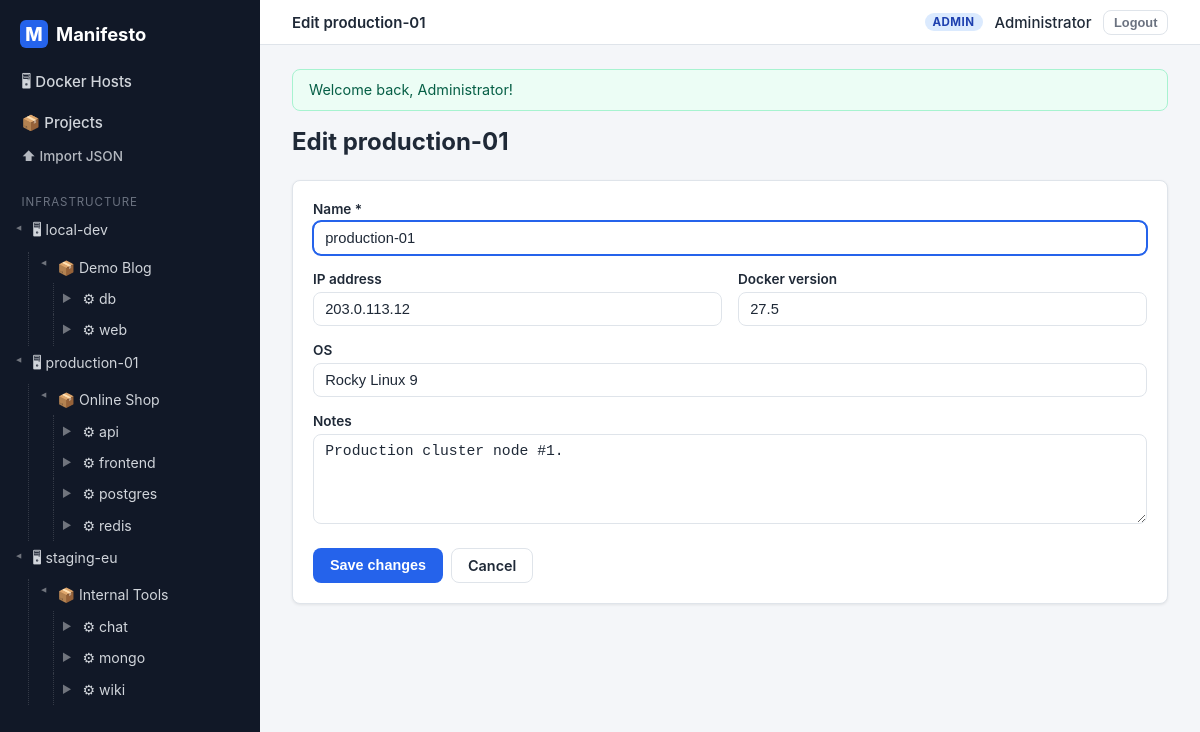
Screenshot of /docker-hosts/3/edit (signed in) with the database file from the repository.
### tables this page shows
CREATE TABLE docker_host (
    id             INT UNSIGNED AUTO_INCREMENT PRIMARY KEY,
    name           VARCHAR(128) NOT NULL,
    ip_address     VARCHAR(45)  NULL,
    os             VARCHAR(128) NULL,
    docker_version VARCHAR(32)  NULL,
    notes          TEXT         NULL,
    created_at     TIMESTAMP NOT NULL DEFAULT CURRENT_TIMESTAMP,
    updated_at     TIMESTAMP NOT NULL DEFAULT CURRENT_TIMESTAMP ON UPDATE CURRENT_TIMESTAMP
);

CREATE TABLE project (
    id             INT UNSIGNED AUTO_INCREMENT PRIMARY KEY,
    docker_host_id INT UNSIGNED NOT NULL,
    name           VARCHAR(128) NOT NULL,
    slug           VARCHAR(128) NOT NULL,
    description    TEXT NULL,
    created_at     TIMESTAMP NOT NULL DEFAULT CURRENT_TIMESTAMP,
    updated_at     TIMESTAMP NOT NULL DEFAULT CURRENT_TIMESTAMP ON UPDATE CURRENT_TIMESTAMP,
    UNIQUE KEY uq_project_slug (slug),
    KEY idx_project_host (docker_host_id),
    CONSTRAINT fk_project_host FOREIGN KEY (docker_host_id)
        REFERENCES docker_host (id) ON DELETE RESTRICT
);

CREATE TABLE service (
    id                   INT UNSIGNED AUTO_INCREMENT PRIMARY KEY,
    project_id           INT UNSIGNED NOT NULL,
    name                 VARCHAR(128) NOT NULL,
    image                VARCHAR(255) NOT NULL,
    restart_policy       ENUM('no','always','on-failure','unless-stopped') NOT NULL DEFAULT 'unless-stopped',
    notes                TEXT NULL,
    command              VARCHAR(512) NULL,
    working_dir          VARCHAR(255) NULL,
    depends_on           VARCHAR(512) NULL COMMENT 'Comma-separated service names',
    build_context        VARCHAR(255) NULL COMMENT 'Path to Dockerfile context, e.g. ./api',
    dockerfile_content   LONGTEXT NULL COMMENT 'Inline Dockerfile content',
    healthcheck_cmd      VARCHAR(512) NULL,
    healthcheck_interval VARCHAR(32) NULL DEFAULT '30s',
    network_mode         VARCHAR(64) NULL,
    created_at           TIMESTAMP NOT NULL DEFAULT CURRENT_TIMESTAMP,
    updated_at           TIMESTAMP NOT NULL DEFAULT CURRENT_TIMESTAMP ON UPDATE CURRENT_TIMESTAMP,
    UNIQUE KEY uq_service_name_per_project (project_id, name),
    CONSTRAINT fk_service_project FOREIGN KEY (project_id)
        REFERENCES project (id) ON DELETE CASCADE
);

### src/Core/ViewRenderer.php (called while the page is built, shortened)
<?php
final class ViewRenderer
{
    private static string $viewsPath = __DIR__ . '/../Views';
    public static function render(string $template, array $data = [], string $layout = 'app'): string
    {
        $data['currentUser'] = Auth::user();
        $data['flashes']     = Session::pullFlashes();
        if ($layout === 'app') {
            $data['sidebarTree'] = (new TreeRepository())->fullTree();
        }
        $content = self::renderFile(self::file($template), $data);
        $data['content'] = $content;
        return self::renderFile(self::file('layouts/' . $layout), $data);
    }
    private static function file(string $template): string
    {
        return self::$viewsPath . '/' . $template . '.php';
    }
    private static function renderFile(string $file, array $data): string
    {
        extract($data, EXTR_SKIP);
        require $file;
        return (string) ob_get_clean();
    }
}

### src/Controllers/DockerHostController.php (called while the page is built, shortened)
<?php
final class DockerHostController
{
    private DockerHostRepository $hosts;
    public function __construct()
    {
        $this->hosts = new DockerHostRepository();
    }
    public function edit(Request $request, string $id): void
    {
        $host = $this->findOrAbort((int) $id);
        Response::view('docker-hosts/edit', [
            'title' => 'Edit ' . $host->name,
            'host'  => $host,
        ]);
    }
    private function findOrAbort(int $id): DockerHost
    {
        $host = $this->hosts->find($id);
        return $host;
    }
}

### public/index.php (called while the page is built, shortened)
<?php
$request = Request::capture();
$router = new Router(require MANIFESTO_ROOT . '/config/routes.php');
$router->dispatch($request);

### src/Core/Database.php (called while the page is built, shortened)
<?php
final class Database
{
    private static ?PDO $pdo = null;
    private static array $config;
    public static function configure(array $config): void
    {
        self::$config = $config;
    }
    public static function pdo(): PDO
    {
        if (self::$pdo === null) {
            $c = self::$config;
            $dsn = sprintf(
                'mysql:host=%s;port=%s;dbname=%s;charset=utf8mb4',
                $c['host'],
                $c['port'],
                $c['name']
            );
            self::$pdo = new PDO($dsn, $c['user'], $c['pass'], [
                PDO::ATTR_ERRMODE            => PDO::ERRMODE_EXCEPTION,
                PDO::ATTR_DEFAULT_FETCH_MODE => PDO::FETCH_ASSOC,
                PDO::ATTR_EMULATE_PREPARES   => false,
            ]);
        }
        return self::$pdo;
    }
}

### src/Repositories/DockerHostRepository.php (called while the page is built, shortened)
<?php
final class DockerHostRepository
{
    public function find(int $id): ?DockerHost
    {
        $stmt = Database::pdo()->prepare(
            'SELECT id, name, ip_address, os, docker_version, notes, created_at, updated_at
             FROM docker_host WHERE id = :id LIMIT 1'
        );
        $stmt->execute(['id' => $id]);
        $row = $stmt->fetch();
        return $row === false ? null : DockerHost::fromRow($row);
    }
}

### src/Models/DockerHost.php (called while the page is built, shortened)
<?php
final class DockerHost
{
    public static function fromRow(array $row): self
    {
        return new self(
            (int) $row['id'],
            $row['name'],
            $row['ip_address'],
            $row['os'],
            $row['docker_version'],
            $row['notes'],
            $row['created_at'],
            $row['updated_at'],
        );
    }
}

### src/Core/helpers.php (called while the page is built, shortened)
<?php
function e(?string $value): string
{
    return htmlspecialchars($value ?? '', ENT_QUOTES, 'UTF-8');
}
function url(string $path = '/'): string
{
    $base = Request::basePath();
    return $base . '/' . ltrim($path, '/');
}
function old(string $key, ?string $default = null): string
{
    $old = Session::get('_old_input', []);
    return e($old[$key] ?? $default ?? '');
}

### src/Core/Request.php (called while the page is built, shortened)
<?php
final class Request
{
    private static ?string $basePath = null;
    public static function basePath(): string
    {
        if (self::$basePath === null) {
            $scriptDir = str_replace('\\', '/', dirname($_SERVER['SCRIPT_NAME'] ?? '/'));
            $scriptDir = rtrim($scriptDir, '/');
            self::$basePath = $scriptDir === '/' ? '' : $scriptDir;
        }
        return self::$basePath;
    }
}

### src/Core/Session.php (called while the page is built, shortened)
<?php
final class Session
{
    public static function get(string $key, mixed $default = null): mixed
    {
        return $_SESSION[$key] ?? $default;
    }
}

### src/Repositories/TreeRepository.php (called while the page is built, shortened)
<?php
final class TreeRepository
{
    public function fullTree(): array
    {
        $pdo = Database::pdo();
        $hosts = [];
        foreach ($pdo->query('SELECT id, name FROM docker_host ORDER BY name') as $row) {
            $row['projects'] = [];
            $hosts[(int) $row['id']] = $row;
        }
        $projects = [];
        foreach ($pdo->query('SELECT id, docker_host_id, name FROM project ORDER BY name') as $row) {
            $row['services'] = [];
            $projects[(int) $row['id']] = $row;
        }
        $services = [];
        foreach ($pdo->query('SELECT id, project_id, name FROM service ORDER BY name') as $row) {
            $row['webapps'] = [];
            $services[(int) $row['id']] = $row;
        }
        foreach ($pdo->query('SELECT id, service_id, name FROM web_app ORDER BY name') as $row) {
            $sid = (int) $row['service_id'];
            if (isset($services[$sid])) {
                $services[$sid]['webapps'][] = $row;
            }
        }
        foreach ($services as $service) {
            $pid = (int) $service['project_id'];
            if (isset($projects[$pid])) {
                $projects[$pid]['services'][] = $service;
            }
        }
        foreach ($projects as $project) {
            $hid = (int) $project['docker_host_id'];
            if (isset($hosts[$hid])) {
                $hosts[$hid]['projects'][] = $project;
            }
        }
        return array_values($hosts);
    }
}

### src/Views/docker-hosts/edit.php (the view, shortened to what this page needs)
<div class="page-head">
    <h1>Edit <?= e($host->name) ?></h1>
</div>
<div class="card">
    <form method="post" action="<?= url('/docker-hosts/' . $host->id) ?>">
        <div class="form-group">
            <label for="name">Name *</label>
            <input type="text" id="name" name="name" value="<?= old('name', $host->name) ?>" maxlength="128" required autofocus>
        </div>
        <div class="form-row">
            <div class="form-group">
                <label for="ip_address">IP address</label>
                <input type="text" id="ip_address" name="ip_address" value="<?= old('ip_address', $host->ipAddress) ?>" maxlength="45">
            </div>
            <div class="form-group">
                <label for="docker_version">Docker version</label>
                <input type="text" id="docker_version" name="docker_version" value="<?= old('docker_version', $host->dockerVersion) ?>" maxlength="32">
            </div>
        </div>
        <div class="form-group">
            <label for="os">OS</label>
            <input type="text" id="os" name="os" value="<?= old('os', $host->os) ?>" maxlength="128">
        </div>
        <div class="form-group">
            <label for="notes">Notes</label>
            <textarea id="notes" name="notes" rows="4"><?= old('notes', $host->notes) ?></textarea>
        </div>
        <div class="form-footer">
            <button type="submit" class="btn btn-primary">Save changes</button>
            <a class="btn btn-secondary" href="<?= url('/docker-hosts/' . $host->id) ?>">Cancel</a>
        </div>
    </form>
</div>

### src/Core/Router.php (shortened to what this page needs)
<?php
final class Router
{
    public function dispatch(Request $request): never
    {
        foreach ($this->routes as $route) {
            [$method, $pattern, $class, $action] = $route;
            if ($method !== $request->method) {
                continue;
            }
            $params = $this->match($pattern, $request->path);
            if ($params === null) {
                continue;
            }
            $request->setRouteParams($params);
            $controller = new $class();
            $controller->$action($request, ...array_values($params));
            exit;
        }
    }
    private function match(string $pattern, string $path): ?array
    {
        $regex = preg_replace('/\{(\w+)\}/', '(?P<$1>[^/]+)', $pattern);
        if (!preg_match('#^' . $regex . '$#', $path, $m)) {
            return null;
        }
        return array_filter($m, 'is_string', ARRAY_FILTER_USE_KEY);
    }
}

### src/Views/partials/sidebar.php (shortened to what this page needs)
<?php
$tree = $sidebarTree ?? [];
?>
<aside class="sidebar">
    <a class="sidebar-brand" href="<?= url('/') ?>">
        <span class="brand-mark">M</span> Manifesto
    </a>
    <nav class="sidebar-nav">
        <a href="<?= url('/docker-hosts') ?>">🖥 Docker Hosts</a>
        <a href="<?= url('/projects') ?>">📦 Projects</a>
        <?php if (($currentUser['role'] ?? '') === 'admin'): ?>
            <a href="<?= url('/projects/import') ?>" style="font-size:.85rem;opacity:.85;">⬆ Import JSON</a>
        <?php endif; ?>
    </nav>
    <div class="sidebar-tree">
        <div class="tree-title">Infrastructure</div>
        <?php foreach ($tree as $host): ?>
            <details open>
                <summary>
                    <a class="tree-link tree-host" href="<?= url('/docker-hosts/' . $host['id']) ?>">🖥 <?= e($host['name']) ?></a>
                </summary>
                <?php foreach ($host['projects'] as $project): ?>
                    <details open class="tree-indent">
                        <summary>
                            <a class="tree-link tree-project" href="<?= url('/projects/' . $project['id']) ?>">📦 <?= e($project['name']) ?></a>
                        </summary>
                        <?php foreach ($project['services'] as $service): ?>
                            <details class="tree-indent">
                                <summary>
                                    <a class="tree-link tree-service" href="<?= url('/services/' . $service['id']) ?>">⚙ <?= e($service['name']) ?></a>
                                </summary>
                            </details>
                        <?php endforeach; ?>
                    </details>
                <?php endforeach; ?>
            </details>
        <?php endforeach; ?>
    </div>
</aside>

### rows the page displays
docker_host: name "local-dev"
project: name "Demo Blog"
service: name "db"
service: name "web"
project: name "Online Shop"
service: name "api"
service: name "frontend"
service: name "postgres"
service: name "redis"
docker_host: name "staging-eu"
project: name "Internal Tools"
service: name "chat"
service: name "mongo"
service: name "wiki"
docker_host: name "production-01", ip_address "203.0.113.12", docker_version "27.5", os "Rocky Linux 9", notes "Production cluster node #1."

### other values shown
$host['name'] "production-01"
$flash['message'] "Welcome back, Administrator!"
